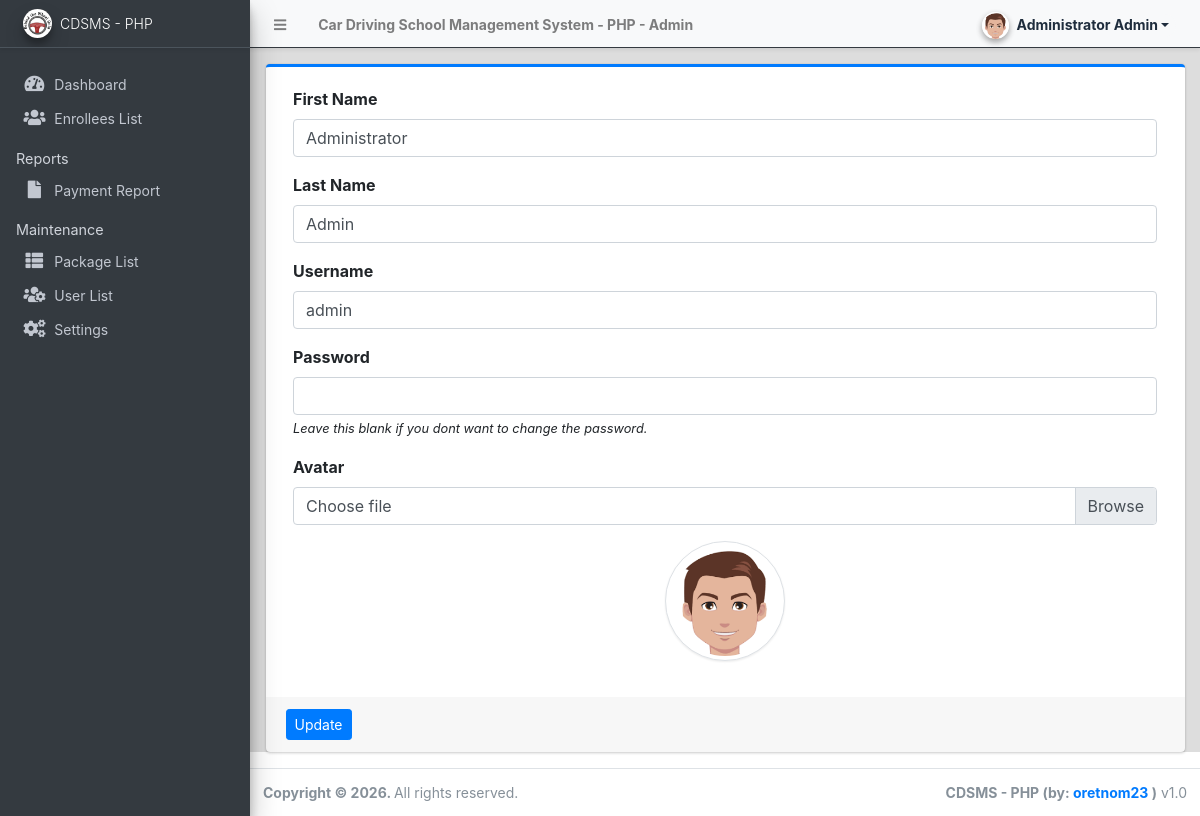
The app's page /admin/?page=user (signed in) with its own data.
### tables this page shows
CREATE TABLE IF NOT EXISTS `users` (
  `id` int(11) NOT NULL AUTO_INCREMENT,
  `firstname` varchar(250) NOT NULL,
  `middlename` text DEFAULT NULL,
  `lastname` varchar(250) NOT NULL,
  `username` varchar(250) NOT NULL,
  `password` text NOT NULL,
  `avatar` text DEFAULT NULL,
  `last_login` datetime DEFAULT NULL,
  `type` tinyint(1) NOT NULL DEFAULT 0,
  `status` int(1) NOT NULL DEFAULT 1 COMMENT '0=not verified, 1 = verified',
  `date_added` datetime NOT NULL DEFAULT CURRENT_TIMESTAMP,
  `date_updated` datetime DEFAULT NULL ON UPDATE CURRENT_TIMESTAMP,
  PRIMARY KEY (`id`)
);

### classes/DBConnection.php (called while the page is built, shortened)
<?php
class DBConnection{
    public $conn;
    public function __construct(){
        $this->host     = defined('DB_SERVER') ? DB_SERVER : 'localhost';
        $this->username = defined('DB_USERNAME') ? DB_USERNAME : 'root';
        $this->password = defined('DB_PASSWORD') ? DB_PASSWORD : '';
        $this->database = defined('DB_NAME') ? DB_NAME : 'cdsms_db';
        $this->port     = defined('DB_PORT') ? (int)DB_PORT : 3306;
        $this->ssl      = defined('DB_SSL') ? (bool)DB_SSL : false;
        if (!isset($this->conn) || !$this->conn) {
            $this->conn = mysqli_init();
            $this->conn->options(MYSQLI_OPT_CONNECT_TIMEOUT, 15);
            $flags = 0;
            try {
                $connected = @$this->conn->real_connect(
                    $this->host,
                    $this->username,
                    $this->password,
                    $this->database,
                    $this->port,
                    NULL,
                    $flags
                );
                if (!$connected) {
                    $this->connect_error = mysqli_connect_error();
                    error_log("Aiven/MySQL Connection error: " . $this->connect_error);
                } else {
                    $this->conn->set_charset("utf8mb4");
                }
            } catch (Throwable $e) {
                $this->connect_error = $e->getMessage();
                error_log("Aiven/MySQL Exception during real_connect: " . $this->connect_error);
            }
        }
    }
}
?>

### classes/SystemSettings.php (called while the page is built, shortened)
<?php
class SystemSettings extends DBConnection{
	function userdata($field = ''){
		if(!empty($field)){
			if(isset($_SESSION['userdata'][$field]))
				return $_SESSION['userdata'][$field];
			else
				return null;
		}else{
			return false;
		}
	}
}
$_settings = new SystemSettings();
?>

### config.php (called while the page is built, shortened)
<?php
require_once('classes/DBConnection.php');
require_once('classes/SystemSettings.php');
function validate_image($file){
	if(!empty($file)){
        $ex = explode('?',$file);
        $file = $ex[0];
        $param =  isset($ex[1]) ? '?'.$ex[1]  : '';
		if(is_file(base_app.$file)){
			return base_url.$file.$param;
		}else{
			return base_url.'dist/img/no-image-available.png';
		}
	}else{
		return base_url.'dist/img/no-image-available.png';
	}
}
?>

### admin/user/index.php (the view, shortened to what this page needs)
<?php
$meta = array();
if($conn && $conn instanceof mysqli && $_settings->userdata('id')){
    $user = $conn->query("SELECT * FROM users where id ='".$_settings->userdata('id')."'");
    if($user && $user instanceof mysqli_result && $user->num_rows > 0){
        foreach($user->fetch_array() as $k =>$v){
            $meta[$k] = $v;
        }
    }
}
?>
<div class="card card-outline card-primary">
	<div class="card-body">
		<div class="container-fluid">
			<form action="" id="manage-user">
				<div class="form-group">
					<label for="name">First Name</label>
					<input type="text" name="firstname" id="firstname" class="form-control" value="<?php echo isset($meta['firstname']) ? $meta['firstname']: '' ?>" required>
				</div>
				<div class="form-group">
					<label for="name">Last Name</label>
					<input type="text" name="lastname" id="lastname" class="form-control" value="<?php echo isset($meta['lastname']) ? $meta['lastname']: '' ?>" required>
				</div>
				<div class="form-group">
					<label for="username">Username</label>
					<input type="text" name="username" id="username" class="form-control" value="<?php echo isset($meta['username']) ? $meta['username']: '' ?>" required  autocomplete="off">
				</div>
				<div class="form-group">
					<label for="password">Password</label>
					<input type="password" name="password" id="password" class="form-control" value="" autocomplete="off">
					<small><i>Leave this blank if you dont want to change the password.</i></small>
				</div>
				<div class="form-group">
					<label for="" class="control-label">Avatar</label>
					<div class="custom-file">
		              <label class="custom-file-label" for="customFile">Choose file</label>
		            </div>
				</div>
				<div class="form-group d-flex justify-content-center">
					<img src="<?php echo validate_image(isset($meta['avatar']) ? $meta['avatar'] :'') ?>" alt="" id="cimg" class="img-fluid img-thumbnail">
				</div>
			</form>
		</div>
	</div>
	<div class="card-footer">
			<div class="col-md-12">
				<div class="row">
					<button class="btn btn-sm btn-primary" form="manage-user">Update</button>
				</div>
			</div>
		</div>
</div>

### admin/user/index.php (style rules this page uses)
img#cimg { height: 15vh; width: 15vh; object-fit: cover; border-radius: 100% 100%; }

### records on screen
users: firstname "Administrator", lastname "Admin", username "admin", avatar (picture)

### other values on screen
$_settings->info('name') "Car Driving School Management System - PHP"
$_settings->userdata('firstname').' '.$_settings->userdata('lastname') "Administrator Admin"
$_settings->info('short_name') "CDSMS - PHP"
